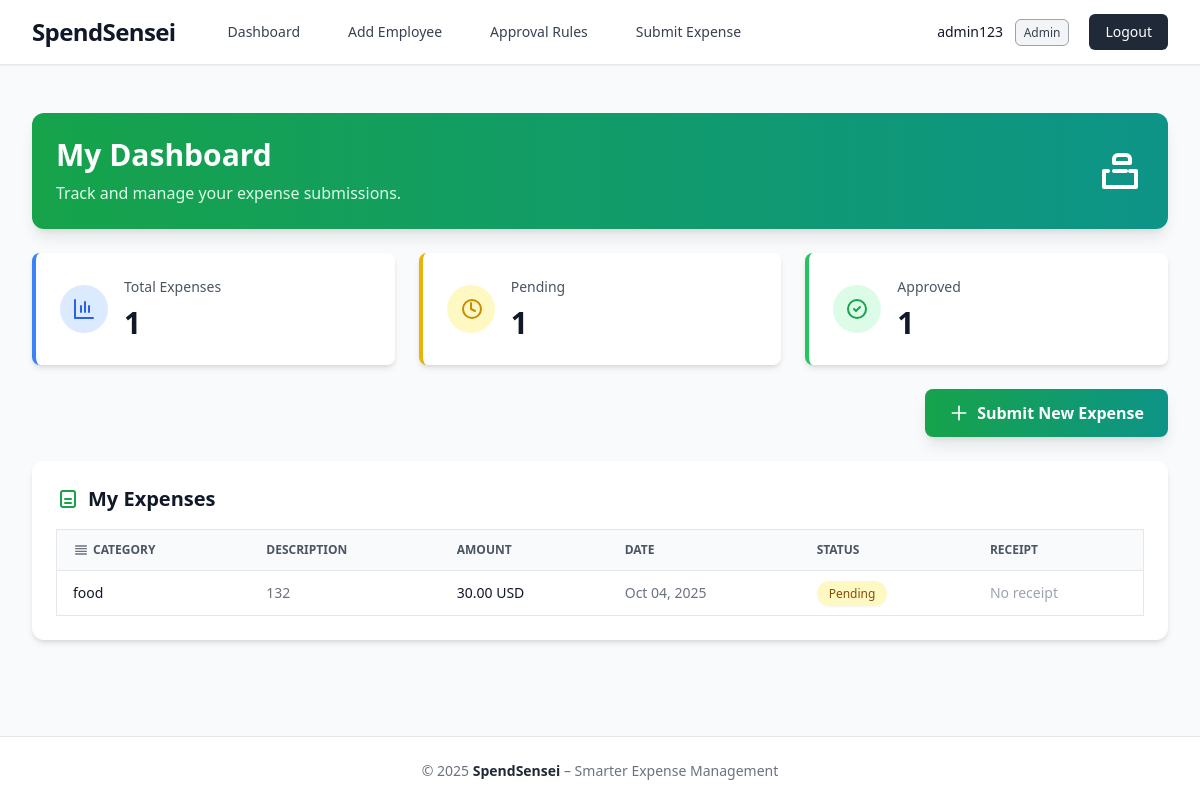
The app's page /employee-dashboard/ (signed in) with its own data.
### ExpenseManagement_app/models.py (models this page shows, shortened)
class CustomUser(AbstractUser):
    ROLE_CHOICES = [
        ('admin', 'Admin'),
        ('manager', 'Manager'),
        ('employee', 'Employee'),
    ]
    groups = models.ManyToManyField(
        Group,
        related_name='expensemanagementapp_user_set',
        blank=True,
    )
    user_permissions = models.ManyToManyField(
        Permission,
        related_name='expensemanagementapp_user_permissions_set',
        blank=True,
    )
    company = models.ForeignKey(
        Company,
        on_delete=models.CASCADE,
        related_name='users',
        null=True,
        blank=True
    )
    role = models.CharField(max_length=20, choices=ROLE_CHOICES, default='employee')
    manager = models.ForeignKey(
        'self',
        on_delete=models.SET_NULL,
        null=True,
        blank=True,
        related_name='subordinates'
    )

class Expense(models.Model):
    STATUS_CHOICES = [
        ('pending', 'Pending'),
        ('approved', 'Approved'),
        ('rejected', 'Rejected'),
    ]
    CATEGORY_CHOICES = [
        ('travel', 'Travel'),
        ('food', 'Food & Dining'),
        ('office', 'Office Supplies'),
        ('transport', 'Transportation'),
        ('accommodation', 'Accommodation'),
        ('entertainment', 'Entertainment'),
        ('other', 'Other'),
    ]
    employee = models.ForeignKey(CustomUser, on_delete=models.CASCADE, related_name='expenses', null=True)
    company = models.ForeignKey(Company, on_delete=models.CASCADE, related_name='expenses', null=True)
    amount = models.DecimalField(max_digits=10, decimal_places=2)
    currency = models.CharField(max_length=10, null=True, blank=True)
    amount_in_company_currency = models.DecimalField(max_digits=10, decimal_places=2, null=True, blank=True)
    category = models.CharField(max_length=50, choices=CATEGORY_CHOICES)
    description = models.TextField()
    merchant_name = models.CharField(max_length=255, blank=True)
    expense_date = models.DateField()
    receipt_image = models.ImageField(upload_to='receipts/', null=True, blank=True)
    status = models.CharField(max_length=20, choices=STATUS_CHOICES, default='pending')
    approval_rule = models.ForeignKey(ApprovalRule, on_delete=models.SET_NULL, null=True, blank=True)
    current_step = models.IntegerField(default=0)
    created_at = models.DateTimeField(auto_now_add=True)
    updated_at = models.DateTimeField(auto_now=True)
    class Meta:
        ordering = ['-created_at']

### ExpenseManagement_app/views.py (the view)
# urls.py: path('employee-dashboard/', views.employee_dashboard, name='employee_dashboard'),
@login_required
def employee_dashboard(request):
    my_expenses = Expense.objects.filter(employee=request.user)
    context = {
        'my_expenses': my_expenses,
    }
    return render(request, 'employee_dashboard.html', context)

### templates/employee_dashboard.html (shortened to what this page needs)
{% extends 'base.html' %}
{% block content %}
<div class="space-y-6">
    <div class="bg-gradient-to-r from-green-600 to-teal-600 rounded-xl shadow-lg p-6 text-white flex items-center justify-between">
        <div>
            <h1 class="text-3xl font-bold mb-2">My Dashboard</h1>
            <p class="text-green-100">Track and manage your expense submissions.</p>
        </div>
        <svg xmlns="http://www.w3.org/2000/svg"
             class="w-12 h-12 text-white transition transform hover:rotate-6 hover:scale-110"
             fill="none" viewBox="0 0 24 24" stroke="currentColor">
            <path stroke-linecap="round" stroke-linejoin="round" stroke-width="2" d="M9 12h6m-9 0H4v8h16v-8h-3m-4-8h2a2 2 0 012 2v2H9V6a2 2 0 012-2z" />
        </svg>
    </div>
    <div class="grid grid-cols-1 md:grid-cols-3 gap-6">
        <div class="bg-white rounded-lg shadow-md p-6 border-l-4 border-blue-500 transform hover:scale-105 transition duration-300 ease-in-out">
            <div class="flex items-center space-x-4">
                <div class="bg-blue-100 p-3 rounded-full text-blue-600 animate-pulse">
                    <svg xmlns="http://www.w3.org/2000/svg" class="w-6 h-6" fill="none" viewBox="0 0 24 24" stroke="currentColor">
                        <path stroke-linecap="round" stroke-linejoin="round" stroke-width="2" d="M3 3v18h18M9 9v6m4-10v10m4-6v6" />
                    </svg>
                </div>
                <div>
                    <p class="text-sm font-medium text-gray-600">Total Expenses</p>
                    <p class="text-3xl font-bold text-gray-900 mt-2">{{ my_expenses.count }}</p>
                </div>
            </div>
        </div>
        <div class="bg-white rounded-lg shadow-md p-6 border-l-4 border-yellow-500 transform hover:scale-105 transition duration-300 ease-in-out">
            <div class="flex items-center space-x-4">
                <div class="bg-yellow-100 p-3 rounded-full text-yellow-600 animate-spin">
                    <svg xmlns="http://www.w3.org/2000/svg" class="w-6 h-6" fill="none" viewBox="0 0 24 24" stroke="currentColor">
                        <path stroke-linecap="round" stroke-linejoin="round" stroke-width="2" d="M12 6v6l4 2m6-2a9 9 0 11-18 0 9 9 0 0118 0z" />
                    </svg>
                </div>
                <div>
                    <p class="text-sm font-medium text-gray-600">Pending</p>
                    <p class="text-3xl font-bold text-gray-900 mt-2">
                        {{ my_expenses|length|default:"0" }}
                    </p>
                </div>
            </div>
        </div>
        <div class="bg-white rounded-lg shadow-md p-6 border-l-4 border-green-500 transform hover:scale-105 transition duration-300 ease-in-out">
            <div class="flex items-center space-x-4">
                <div class="bg-green-100 p-3 rounded-full text-green-600 animate-bounce">
                    <svg xmlns="http://www.w3.org/2000/svg" class="w-6 h-6" fill="none" viewBox="0 0 24 24" stroke="currentColor">
                        <path stroke-linecap="round" stroke-linejoin="round" stroke-width="2" d="M9 12l2 2 4-4m6 2a9 9 0 11-18 0 9 9 0 0118 0z" />
                    </svg>
                </div>
                <div>
                    <p class="text-sm font-medium text-gray-600">Approved</p>
                    <p class="text-3xl font-bold text-gray-900 mt-2">
                        {{ my_expenses|length|default:"0" }}
                    </p>
                </div>
            </div>
        </div>
    </div>
    <div class="flex justify-end">
        <a href="{% url 'submit_expense' %}"
            class="px-6 py-3 bg-gradient-to-r from-green-600 to-teal-600 text-white rounded-lg hover:from-green-700 hover:to-teal-700 transition font-semibold shadow-lg transform hover:scale-110 hover:rotate-1 duration-300 flex items-center space-x-2">
            <svg xmlns="http://www.w3.org/2000/svg" class="w-5 h-5" fill="none" viewBox="0 0 24 24" stroke="currentColor">
                <path stroke-linecap="round" stroke-linejoin="round" stroke-width="2" d="M12 4v16m8-8H4" />
            </svg>
            <span>Submit New Expense</span>
        </a>
    </div>
    <div class="bg-white rounded-xl shadow-md p-6">
        <h2 class="text-xl font-bold text-gray-900 mb-4 flex items-center space-x-2">
            <svg xmlns="http://www.w3.org/2000/svg" class="w-6 h-6 text-green-600" fill="none" viewBox="0 0 24 24" stroke="currentColor">
                <path stroke-linecap="round" stroke-linejoin="round" stroke-width="2" d="M9 12h6m-6 4h6m2-12H7a2 2 0 00-2 2v12a2 2 0 002 2h10a2 2 0 002-2V6a2 2 0 00-2-2z" />
            </svg>
            <span>My Expenses</span>
        </h2>
        {% if my_expenses %}
        <div class="overflow-x-auto">
            <table class="min-w-full divide-y divide-gray-200 border rounded-lg">
                <thead class="bg-gray-50">
                    <tr>
                        <th class="px-4 py-3 text-left text-xs font-semibold text-gray-600 uppercase flex items-center space-x-1">
                            <svg xmlns="http://www.w3.org/2000/svg" class="w-4 h-4 text-gray-500" fill="none" viewBox="0 0 24 24" stroke="currentColor">
                                <path stroke-linecap="round" stroke-linejoin="round" stroke-width="2" d="M4 6h16M4 10h16M4 14h16M4 18h16" />
                            </svg>
                            <span>Category</span>
                        </th>
                        <th class="px-4 py-3 text-left text-xs font-semibold text-gray-600 uppercase">Description</th>
                        <th class="px-4 py-3 text-left text-xs font-semibold text-gray-600 uppercase">Amount</th>
                        <th class="px-4 py-3 text-left text-xs font-semibold text-gray-600 uppercase">Date</th>
                        <th class="px-4 py-3 text-left text-xs font-semibold text-gray-600 uppercase">Status</th>
                        <th class="px-4 py-3 text-left text-xs font-semibold text-gray-600 uppercase">Receipt</th>
                    </tr>
                </thead>
                <tbody class="bg-white divide-y divide-gray-100">
                    {% for expense in my_expenses %}
                    <tr class="hover:bg-gray-50 transition transform hover:scale-[1.01]">
                        <td class="px-4 py-3 whitespace-nowrap text-sm font-medium text-gray-900">
                            {{ expense.category }}
                        </td>
                        <td class="px-4 py-3 text-sm text-gray-500 max-w-xs truncate">
                            {{ expense.description }}
                        </td>
                        <td class="px-4 py-3 whitespace-nowrap text-sm font-medium text-gray-900">
                            {{ expense.amount }} {{ expense.currency }}
                        </td>
                        <td class="px-4 py-3 whitespace-nowrap text-sm text-gray-500">
                            {{ expense.expense_date|date:"M d, Y" }}
                        </td>
                        <td class="px-4 py-3 whitespace-nowrap text-sm">
                            <span class="px-3 py-1 text-xs rounded-full font-medium shadow-sm
                                {% if expense.status == 'approved' %} bg-green-100 text-green-800
                                {% elif expense.status == 'rejected' %} bg-red-100 text-red-800
                                {% elif expense.status == 'pending' %} bg-yellow-100 text-yellow-800 animate-pulse
                                {% else %} bg-blue-100 text-blue-800 {% endif %}">
                                {{ expense.status|title }}
                            </span>
                        </td>
                        <td class="px-4 py-3 whitespace-nowrap text-sm">
                            {% if expense.receipt_image %}
                            <a href="{{ expense.receipt_image.url }}" target="_blank"
                                class="text-blue-600 hover:text-blue-800 font-medium underline hover:scale-110 transition inline-flex items-center space-x-1">
                                <svg xmlns="http://www.w3.org/2000/svg" class="w-4 h-4" fill="none" viewBox="0 0 24 24" stroke="currentColor">
                                    <path stroke-linecap="round" stroke-linejoin="round" stroke-width="2" d="M10 14l2-2m0 0l2-2m-2 2V4m0 8v8" />
                                </svg>
                                <span>View</span>
                            </a>
                            {% else %}
                            <span class="text-gray-400">No receipt</span>
                            {% endif %}
                        </td>
                    </tr>
                    {% endfor %}
                </tbody>
            </table>
        </div>
        {% endif %}
    </div>
</div>
{% endblock %}

### templates/base.html (shortened to what this page needs)
<!DOCTYPE html>
<html lang="en">
<head>
    <script src="https://cdn.tailwindcss.com"></script>
</head>
<body class="bg-gray-50 min-h-screen font-inter antialiased text-gray-800">
    {% if user.is_authenticated %}
    <nav class="bg-white shadow-sm border-b border-gray-200 backdrop-blur-sm sticky top-0 z-50">
        <div class="max-w-7xl mx-auto px-4 sm:px-6 lg:px-8">
            <div class="flex justify-between h-16">
                <div class="flex items-center space-x-10">
                    <a href="{% url 'dashboard' %}" class="flex items-center">
                        <span class="text-2xl font-semibold text-gray-900 tracking-tight">SpendSensei</span>
                    </a>
                    <div class="hidden sm:flex sm:space-x-6">
                        <a href="{% url 'dashboard' %}"
                           class="px-3 py-2 rounded-md text-sm font-medium text-gray-700 hover:bg-gray-100 hover:text-gray-900 transition">
                            Dashboard
                        </a>
                        {% if user.role == 'admin' %}
                        <a href="{% url 'create_employee' %}"
                           class="px-3 py-2 rounded-md text-sm font-medium text-gray-700 hover:bg-gray-100 hover:text-gray-900 transition">
                            Add Employee
                        </a>
                        <a href="{% url 'create_approval_rule' %}"
                           class="px-3 py-2 rounded-md text-sm font-medium text-gray-700 hover:bg-gray-100 hover:text-gray-900 transition">
                            Approval Rules
                        </a>
                        {% endif %}
                        <a href="{% url 'submit_expense' %}"
                           class="px-3 py-2 rounded-md text-sm font-medium text-gray-700 hover:bg-gray-100 hover:text-gray-900 transition">
                            Submit Expense
                        </a>
                    </div>
                </div>
                <div class="flex items-center space-x-5">
                    <div class="text-sm text-gray-700">
                        <span class="font-medium text-gray-900">{{ user.username }}</span>
                        <span class="ml-2 px-2 py-1 text-xs rounded-md border
                            {% if user.role == 'admin' %}
                                border-gray-400 bg-gray-100 text-gray-700
                            {% elif user.role == 'manager' %}
                                border-gray-400 bg-gray-100 text-gray-700
                            {% else %}
                                border-gray-300 bg-gray-50 text-gray-700
                            {% endif %}">
                            {{ user.role|title }}
                        </span>
                    </div>
                    <a href="{% url 'logout' %}"
                       class="px-4 py-2 text-sm font-medium text-white bg-gray-800 hover:bg-gray-900 rounded-md transition">
                        Logout
                    </a>
                </div>
            </div>
        </div>
    </nav>
    {% endif %}
    <main class="max-w-7xl mx-auto px-4 sm:px-6 lg:px-8 py-12">
        {% block content %}
        {% endblock %}
    </main>
    <footer class="bg-white border-t border-gray-200 mt-12">
        <div class="max-w-7xl mx-auto px-4 sm:px-6 lg:px-8 py-6 text-center">
            <p class="text-sm text-gray-500">
                © 2025 <span class="font-semibold text-gray-800">SpendSensei</span> – Smarter Expense Management
            </p>
        </div>
    </footer>
</body>
</html>

### records on screen
CustomUser: username "admin123", role "Admin"
Expense: category "food", description "132", amount "30.00", currency "USD", expense_date "Oct 04, 2025", status "Pending", receipt_image "No receipt"

### other values on screen
{{ my_expenses.count }} "1"
{{ my_expenses|length|default:"0" }} "1"
